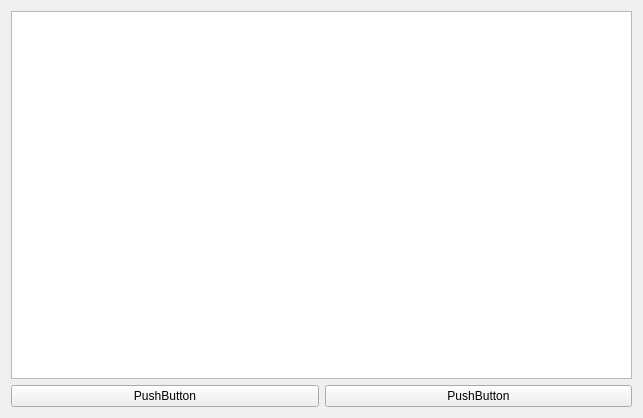
<?xml version="1.0" encoding="UTF-8"?>
<ui version="4.0">
 <class>Widget</class>
 <widget class="QWidget" name="Widget">
  <property name="geometry">
   <rect>
    <x>0</x>
    <y>0</y>
    <width>643</width>
    <height>418</height>
   </rect>
  </property>
  <property name="windowTitle">
   <string>Widget</string>
  </property>
  <layout class="QVBoxLayout" name="verticalLayout">
   <item>
    <widget class="QTableView" name="tableView"/>
   </item>
   <item>
    <layout class="QHBoxLayout" name="horizontalLayout">
     <item>
      <widget class="QPushButton" name="pushButton">
       <property name="text">
        <string>PushButton</string>
       </property>
      </widget>
     </item>
     <item>
      <widget class="QPushButton" name="pushButton_2">
       <property name="text">
        <string>PushButton</string>
       </property>
      </widget>
     </item>
    </layout>
   </item>
  </layout>
 </widget>
 <layoutdefault spacing="6" margin="11"/>
 <resources/>
 <connections/>
</ui>
